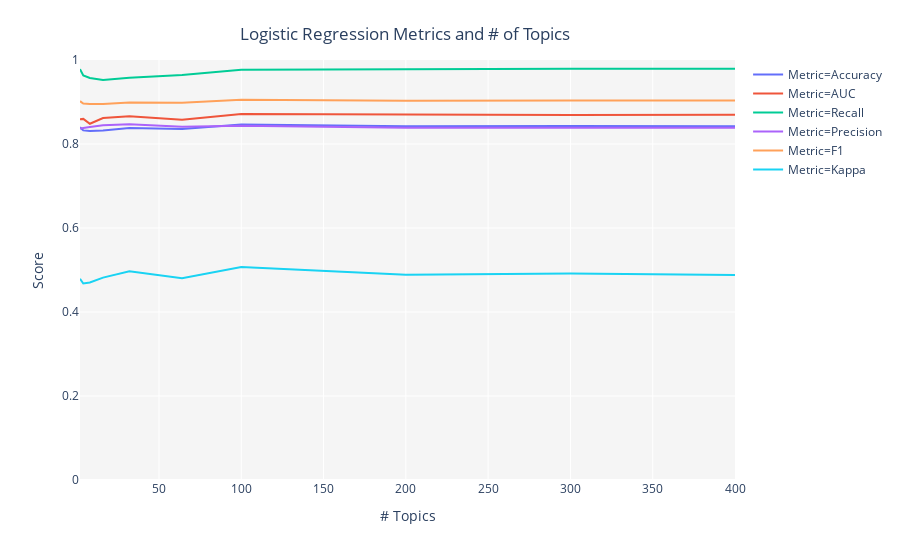

Notebook source saved alongside this figure:
### Markdown cell above
286 words are present in the vocabulary for `sentence_y`.

### Code cell
tuned_model_y = tune_model(model='lda', supervised_target='same_security')

### Figure 1 — Plotly figure (JSON) as saved in the notebook; plotly's stock layout.template omitted (floating-point values rounded to 4 significant figures)
{"data": [{"hoverlabel": {"namelength": 0}, "hovertemplate": "Metric=Accuracy<br># Topics=%{x}<br>Score=%{y}", "legendgroup": "Metric=Accuracy", "line": {"color": "#636efa", "dash": "solid", "shape": "linear"}, "mode": "lines", "name": "Metric=Accuracy", "showlegend": true, "type": "scatter", "x": [2, 4, 8, 16, 32, 64, 100, 200, 300, 400], "xaxis": "x", "y": [0.8399, 0.8324, 0.831, 0.8324, 0.838, 0.8357, 0.8464, 0.8422, 0.8431, 0.8422], "yaxis": "y"}, {"hoverlabel": {"namelength": 0}, "hovertemplate": "Metric=AUC<br># Topics=%{x}<br>Score=%{y}", "legendgroup": "Metric=AUC", "line": {"color": "#EF553B", "dash": "solid", "shape": "linear"}, "mode": "lines", "name": "Metric=AUC", "showlegend": true, "type": "scatter", "x": [2, 4, 8, 16, 32, 64, 100, 200, 300, 400], "xaxis": "x", "y": [0.8591, 0.8598, 0.8482, 0.8616, 0.8662, 0.858, 0.8716, 0.8697, 0.8693, 0.8699], "yaxis": "y"}, {"hoverlabel": {"namelength": 0}, "hovertemplate": "Metric=Recall<br># Topics=%{x}<br>Score=%{y}", "legendgroup": "Metric=Recall", "line": {"color": "#00cc96", "dash": "solid", "shape": "linear"}, "mode": "lines", "name": "Metric=Recall", "showlegend": true, "type": "scatter", "x": [2, 4, 8, 16, 32, 64, 100, 200, 300, 400], "xaxis": "x", "y": [0.9783, 0.9634, 0.9572, 0.9523, 0.9578, 0.964, 0.9771, 0.9783, 0.9789, 0.9789], "yaxis": "y"}, {"hoverlabel": {"namelength": 0}, "hovertemplate": "Metric=Precision<br># Topics=%{x}<br>Score=%{y}", "legendgroup": "Metric=Precision", "line": {"color": "#ab63fa", "dash": "solid", "shape": "linear"}, "mode": "lines", "name": "Metric=Precision", "showlegend": true, "type": "scatter", "x": [2, 4, 8, 16, 32, 64, 100, 200, 300, 400], "xaxis": "x", "y": [0.8367, 0.8382, 0.8405, 0.8449, 0.847, 0.841, 0.8437, 0.8389, 0.8394, 0.8386], "yaxis": "y"}, {"hoverlabel": {"namelength": 0}, "hovertemplate": "Metric=F1<br># Topics=%{x}<br>Score=%{y}", "legendgroup": "Metric=F1", "line": {"color": "#FFA15A", "dash": "solid", "shape": "linear"}, "mode": "lines", "name": "Metric=F1", "showlegend": true, "type": "scatter", "x": [2, 4, 8, 16, 32, 64, 100, 200, 300, 400], "xaxis": "x", "y": [0.902, 0.8965, 0.8951, 0.8954, 0.899, 0.8983, 0.9055, 0.9033, 0.9038, 0.9033], "yaxis": "y"}, {"hoverlabel": {"namelength": 0}, "hovertemplate": "Metric=Kappa<br># Topics=%{x}<br>Score=%{y}", "legendgroup": "Metric=Kappa", "line": {"color": "#19d3f3", "dash": "solid", "shape": "linear"}, "mode": "lines", "name": "Metric=Kappa", "showlegend": true, "type": "scatter", "x": [2, 4, 8, 16, 32, 64, 100, 200, 300, 400], "xaxis": "x", "y": [0.4792, 0.4679, 0.4703, 0.4819, 0.4971, 0.4803, 0.5072, 0.4887, 0.4917, 0.4879], "yaxis": "y"}], "layout": {"autosize": true, "legend": {"tracegroupgap": 0}, "margin": {"t": 60}, "plot_bgcolor": "rgb(245,245,245)", "title": {"text": "Logistic Regression Metrics and # of Topics", "x": 0.45, "xanchor": "center", "y": 0.95, "yanchor": "top"}, "xaxis": {"anchor": "y", "autorange": true, "domain": [0, 1], "range": [2, 400], "title": {"text": "# Topics"}, "type": "linear"}, "yaxis": {"anchor": "x", "domain": [0, 1], "range": [0, 1], "title": {"text": "Score"}, "type": "linear"}}}
